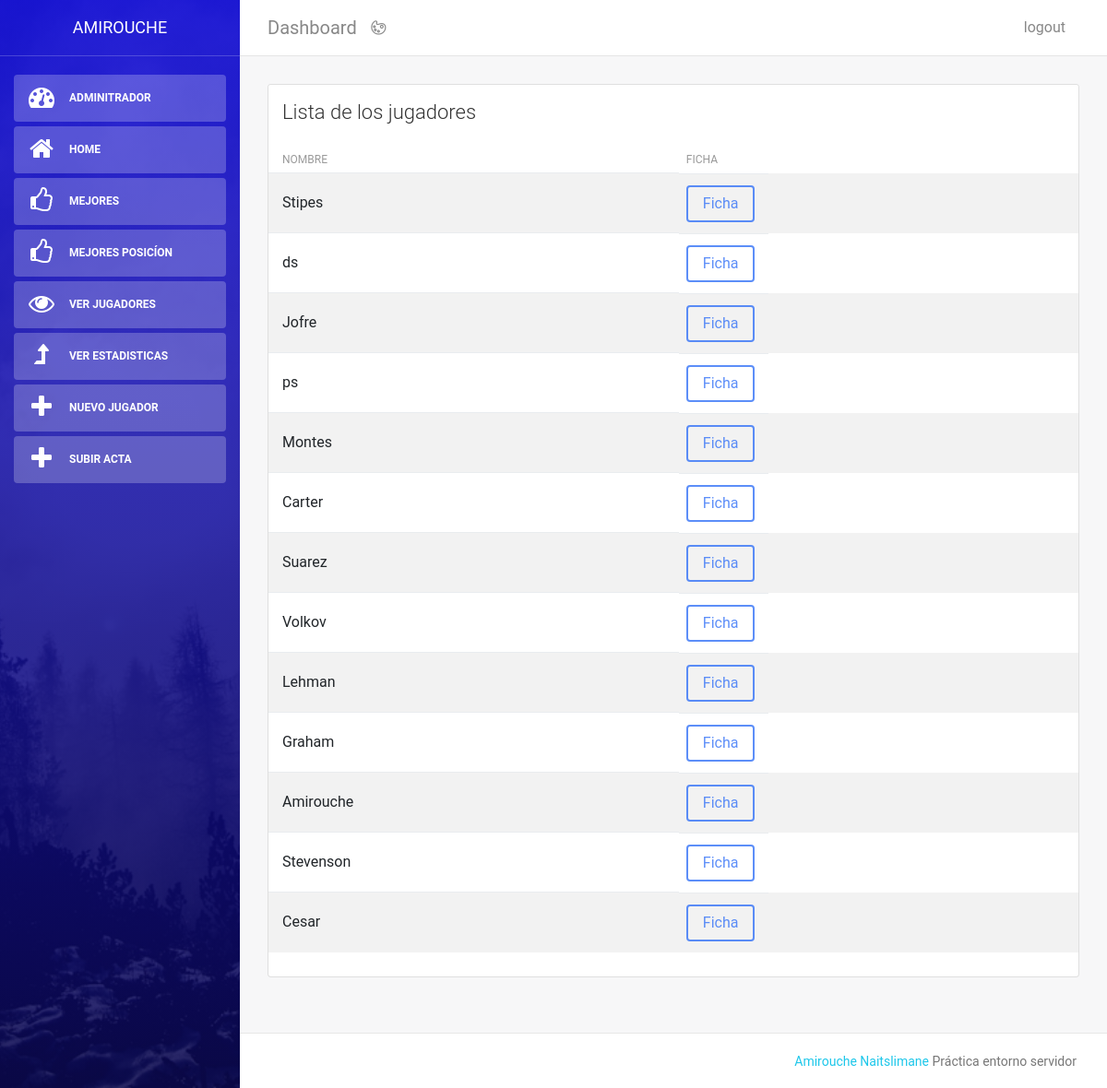
Page /jugadores/ver_jugadores (signed in) on the committed database.
### tables this page shows
CREATE TABLE `jugadores` (
  `id` int(11) NOT NULL,
  `nombre` varchar(255) NOT NULL,
  `posicion` enum('base','escolta','alero','ala pivot','pivot') NOT NULL,
  `partidos` int(11) NOT NULL,
  `puntos` float NOT NULL,
  `rebotes` float NOT NULL,
  `asistencias` float NOT NULL
);

### application/core/View.php (called while the page is built, shortened)
<?php
class View
{
    public function render($view,$data = array()) {
        extract($data);
        $view = APP.'view/'.$view.'.php';
        require($view);
    }
}

### application/controller/jugadores.php (called while the page is built, shortened)
<?php
class Jugadores extends Controller
{
    protected $jugador;
    function __construct()
    {
        $this->jugador = $this->loadModel('jugadore');
    }
    public function ver_jugadores()
    {
        $jugadores = $this->jugador->getAll();
        $this->view->render('jugadores/ver_jugadores',array('jugadores'=>$jugadores));
    }
}

### public/index.php (called while the page is built, shortened)
<?php
require APP . 'core/controller.php';
require APP . 'core/Database.php';
require APP . 'core/Model.php';
$app = new Application();

### application/core/Database.php (called while the page is built, shortened)
<?php
class Database extends \mysqli{
    private static $instance;
    public static function getInstance() {
        if (!self::$instance instanceof Database) {
            self::$instance = new Database();
        }
        return self::$instance;
    }
}

### application/core/controller.php (called while the page is built, shortened)
<?php
class Controller
{
    public function loadModel($model)
    {
        return new $model;
    }
    public function loadView()
    {
        require_once APP . 'core/View.php';
        return new View();
    }
}

### application/core/Model.php (called while the page is built, shortened)
<?php
class Model
{
public function __construct()
{
    $this->db = Database::getInstance();
}
}

### application/model/jugadore_model.php (called while the page is built, shortened)
<?php
class jugadore extends Model
{
    public function getAll()
    {
        $sql = "SELECT id,nombre,posicion FROM jugadores ORDER BY posicion ASC";
        $query = $this->db->prepare($sql);
        $query->execute();
        $result = $query->get_result();
        $players = array();
        while ($player = $result->fetch_object()) {
            $players[] = $player;
        }
        return $players;
    }
}

### application/view/jugadores/ver_jugadores.php (the view)
<div class="col-md-12">
<?php if (!empty($jugadores)): ?>
    <div class="card strpied-tabled-with-hover">
    <div class="card-header ">
        <h4 class="card-title">Lista de los jugadores</h4>
    </div>
        <div class="card-body table-full-width table-responsive">
        <table class="table table-hover table-striped">
            <thead>
            <th>Nombre</th>
            <th>ficha</th>
            </thead>
            <tbody>
                <?php foreach ($jugadores as $jugador): ?>
                <tr>
                    <td><?= $jugador->nombre; ?></td>
                    <td>
                        <a href="<?php echo URL . 'jugadores/ficha/' . htmlspecialchars($jugador->id, ENT_QUOTES, 'UTF-8'); ?>" class="btn btn-primary">Ficha</a>
                    </td>
                </tr>
            <?php endforeach;?>
            </tbody>
        </table>
        </div>
    </div>
<?php endif ;?>
</div>

### rows in the picture
jugadores: nombre "Stipes"
jugadores: nombre "ds"
jugadores: nombre "Jofre"
jugadores: nombre "ps"
jugadores: nombre "Montes"
jugadores: nombre "Carter"
jugadores: nombre "Suarez"
jugadores: nombre "Volkov"
jugadores: nombre "Lehman"
jugadores: nombre "Graham"
jugadores: nombre "Amirouche"
jugadores: nombre "Stevenson"
jugadores: nombre "Cesar"
